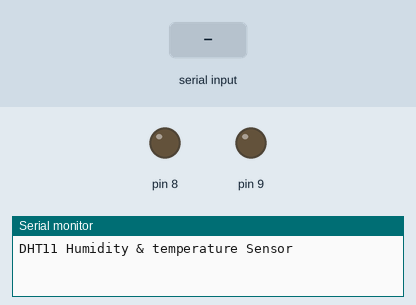
Recording of a sketch running on a simulated Arduino Uno, built with avr-gcc and run on an emulated ATmega328P. Shown: output pins drawn as LEDs (lit = HIGH), the last lines printed to the serial monitor. The inputs (shaded band) are chosen by the test bench.

Above: at 2.7 s.
2.8 s: "ON" received over the second serial link
At 4.5 s:
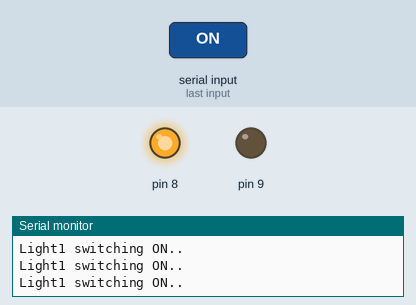
5.2 s: "ON THE FAN" received over the second serial link
At 7.1 s:
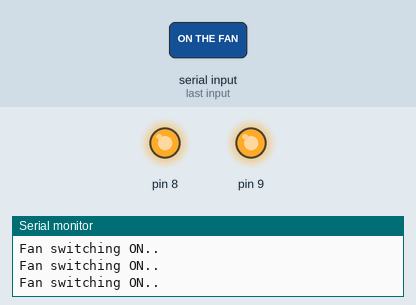
7.7 s: "OFF" received over the second serial link
At 9.6 s:
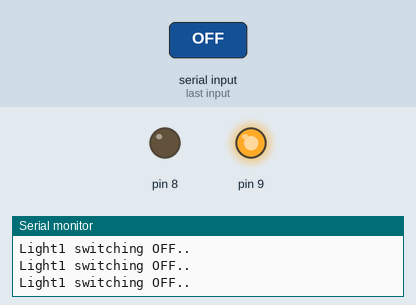
Timing chart, 0 to 11.1 s (numbered marks = the images above; inputs shaded):
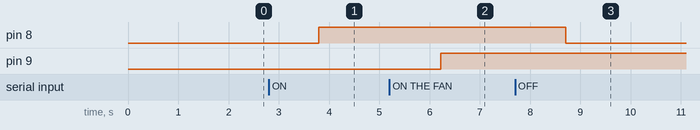

Measured:
- after the input at 2.8 s, pin 8: LOW → HIGH after 1.0 s
- after the input at 5.2 s, pin 9: LOW → HIGH after 1.0 s
- after the input at 7.7 s, pin 8: HIGH → LOW after 1.0 s

The sketch:

Serial_communication.ino
```cpp
// The home appliances device like FAN or TubeLight using the Arduino uno and wifi-module with serial communication.
//#include "DHT.h"
#include<SoftwareSerial.h>
//#define dht_apin 2 // Analog Pin sensor is connected to
 SoftwareSerial esp (2,3);
//DHT dht(dht_apin, DHT11);
String read_data;
void setup(){

  Serial.begin(9600);
  esp.begin(9600);
  delay(500);//Delay to let system boot
  pinMode(8,1);
  pinMode(9,1);
  Serial.println("DHT11 Humidity & temperature Sensor\n\n");
  delay(1000);//Wait before accessing Sensor

}//end "setup()"

void loop(){
  //Start of Program
    if(esp.available())
    {
      read_data = esp.readString();
      Serial.println(read_data);
    }
  //   delay(10);
    read_data.trim();
    if(read_data == "ON")
    {
      digitalWrite(8,1);
    //  digitalWrite(9,0);
      Serial.println("Light1 switching ON..");
    //  delay(10);
    }
    if(read_data == "OFF")
    {
      digitalWrite(8,0);
    //  digitalWrite(9,1);
      Serial.println("Light1 switching OFF..");
    //   delay(10);
    }
    if(read_data == "ON THE FAN")
    {
      digitalWrite(9,1);
    //  digitalWrite(9,0);
      Serial.println("Fan switching ON..");
    //  delay(10);
    }
    if(read_data == "OFF THE FAN")
    {
      digitalWrite(9,0);
    //  digitalWrite(9,1);
      Serial.println("Fan switching OFF..");
    //   delay(10);
    }
//    delay(500);


}// end loop()
```
